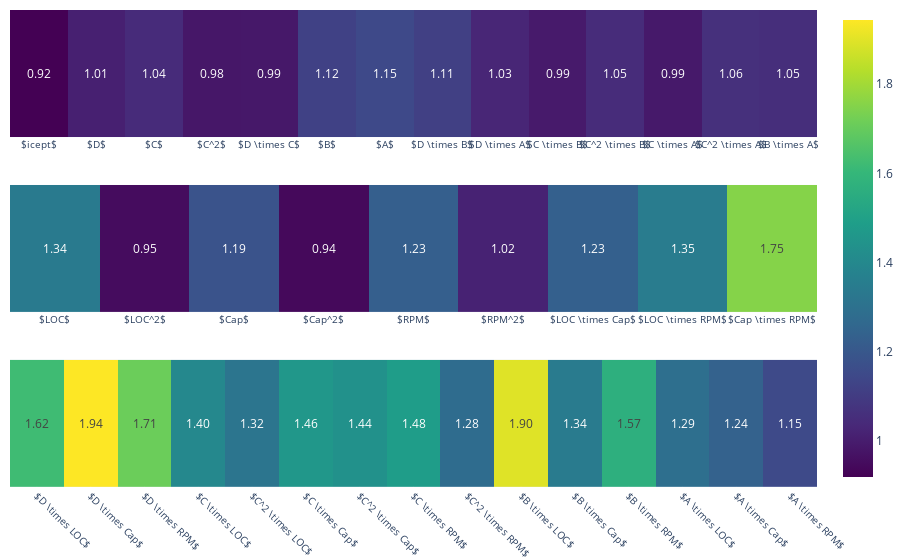

Notebook cell for this chart:
### Code cell
extr = np.arange(len(M_optim)), np.arange(len(M_optim))
Mratio = np.linalg.inv(M_comb)[extr] / np.linalg.inv(M_optim)[extr]

import plotly.graph_objects as go
from plotly.subplots import make_subplots

fig = make_subplots(3, 1)
fig.add_trace(go.Heatmap(
    z=Mratio[:14][np.newaxis, :],
    text=Mratio[:14][np.newaxis, :],
    texttemplate='%{text:.2f}',
    coloraxis='coloraxis',
    x=terms[:14]
), 1, 1)
fig.add_trace(go.Heatmap(
    z=np.concatenate((Mratio[14:20], Mratio[-3:]))[np.newaxis, :],
    text=np.concatenate((Mratio[14:20], Mratio[-3:]))[np.newaxis, :],
    texttemplate='%{text:.2f}',
    coloraxis='coloraxis',
    x=np.concatenate((terms[14:20], terms[-3:]))
), 2, 1)
fig.add_trace(go.Heatmap(
    z=Mratio[20:-3][np.newaxis, :],
    text=Mratio[20:-3][np.newaxis, :],
    texttemplate='%{text:.2f}',
    coloraxis='coloraxis',
    x=terms[20:-3]
), 3, 1)
fig.update_layout(
    coloraxis={'colorscale': 'viridis'},
    margin=dict(
        l=10, r=0, b=0, t=10
    )
)
fig.update_yaxes(showticklabels=False)
fig.update_xaxes(tickangle=0, tickfont=dict(size=10))
fig.update_xaxes(tickangle=45, row=3, col=1)

# fig.write_image('../figures/variance_ratios.png')

### Figure 1 — Plotly figure (JSON) as saved in the notebook; plotly's stock layout.template omitted (floating-point values rounded to 4 significant figures)
{"data": [{"coloraxis": "coloraxis", "text": [[0.919, 1.011, 1.044, 0.9833, 0.987, 1.118, 1.147, 1.114, 1.028, 0.9911, 1.048, 0.9877, 1.061, 1.053]], "texttemplate": "%{text:.2f}", "type": "heatmap", "x": ["$icept$", "$D$", "$C$", "$C^2$", "$D \\times C$", "$B$", "$A$", "$D \\times B$", "$D \\times A$", "$C \\times B$", "$C^2 \\times B$", "$C \\times A$", "$C^2 \\times A$", "$B \\times A$"], "xaxis": "x", "yaxis": "y", "z": [[0.919, 1.011, 1.044, 0.9833, 0.987, 1.118, 1.147, 1.114, 1.028, 0.9911, 1.048, 0.9877, 1.061, 1.053]]}, {"coloraxis": "coloraxis", "text": [[1.339, 0.9521, 1.185, 0.941, 1.229, 1.016, 1.231, 1.346, 1.753]], "texttemplate": "%{text:.2f}", "type": "heatmap", "x": ["$LOC$", "$LOC^2$", "$Cap$", "$Cap^2$", "$RPM$", "$RPM^2$", "$LOC \\times Cap$", "$LOC \\times RPM$", "$Cap \\times RPM$"], "xaxis": "x2", "yaxis": "y2", "z": [[1.339, 0.9521, 1.185, 0.941, 1.229, 1.016, 1.231, 1.346, 1.753]]}, {"coloraxis": "coloraxis", "text": [[1.623, 1.944, 1.71, 1.398, 1.316, 1.46, 1.436, 1.485, 1.278, 1.897, 1.345, 1.565, 1.292, 1.238, 1.15]], "texttemplate": "%{text:.2f}", "type": "heatmap", "x": ["$D \\times LOC$", "$D \\times Cap$", "$D \\times RPM$", "$C \\times LOC$", "$C^2 \\times LOC$", "$C \\times Cap$", "$C^2 \\times Cap$", "$C \\times RPM$", "$C^2 \\times RPM$", "$B \\times LOC$", "$B \\times Cap$", "$B \\times RPM$", "$A \\times LOC$", "$A \\times Cap$", "$A \\times RPM$"], "xaxis": "x3", "yaxis": "y3", "z": [[1.623, 1.944, 1.71, 1.398, 1.316, 1.46, 1.436, 1.485, 1.278, 1.897, 1.345, 1.565, 1.292, 1.238, 1.15]]}], "layout": {"coloraxis": {"colorscale": [[0, "#440154"], [0.1111, "#482878"], [0.2222, "#3e4989"], [0.3333, "#31688e"], [0.4444, "#26828e"], [0.5556, "#1f9e89"], [0.6667, "#35b779"], [0.7778, "#6ece58"], [0.8889, "#b5de2b"], [1, "#fde725"]]}, "margin": {"b": 0, "l": 10, "r": 0, "t": 10}, "xaxis": {"anchor": "y", "domain": [0, 1], "tickangle": 0, "tickfont": {"size": 10}}, "xaxis2": {"anchor": "y2", "domain": [0, 1], "tickangle": 0, "tickfont": {"size": 10}}, "xaxis3": {"anchor": "y3", "domain": [0, 1], "tickangle": 45, "tickfont": {"size": 10}}, "yaxis": {"anchor": "x", "domain": [0.7333, 1], "showticklabels": false}, "yaxis2": {"anchor": "x2", "domain": [0.3667, 0.6333], "showticklabels": false}, "yaxis3": {"anchor": "x3", "domain": [0, 0.2667], "showticklabels": false}}}
